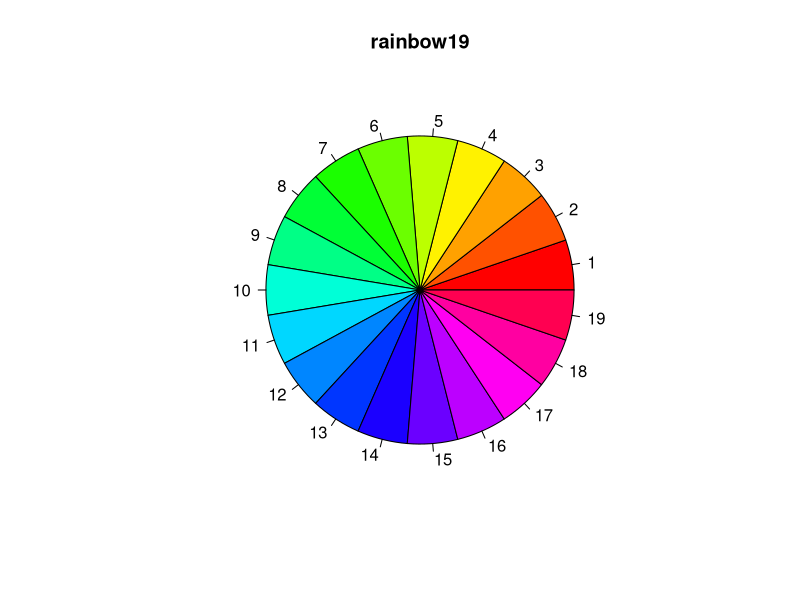

Write the R code that produced this figure. (Note: this script raises an error after producing the figure.)
1+2+3+4
print("Hallo!")
3+2+1
print("Änderung")



# Ein schickes Bild für dich

pie(rep(1,19),col=rainbow(19),main='rainbow19')

hh